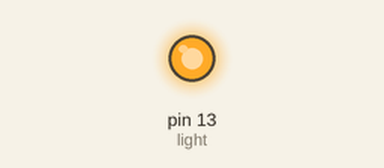
Simulated run of this sketch. Board: Arduino Uno, built with avr-gcc and run on an emulated ATmega328P. On the bench: output pins drawn as LEDs (lit = HIGH). What the sketch prints to the serial monitor is not drawn.

Above: at 0.1 s.
Timing chart, 0 to 1.6 s (numbered marks = the images above):
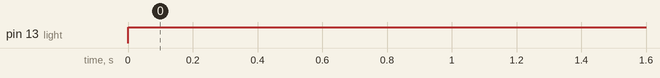

The sketch:

test.ino
```cpp
int light = 13;
int buff;

void setup() {
  pinMode(light, OUTPUT);
  Serial.begin(9600);
}

void loop() {
  buff = Serial.read();
  Serial.print(buff);
  if(buff == 1) {
    digitalWrite(light, HIGH);
  }

  digitalWrite(light, HIGH);
}
```

Measured:
- by itself, pin 13 (light): LOW → HIGH at 0.00 s
